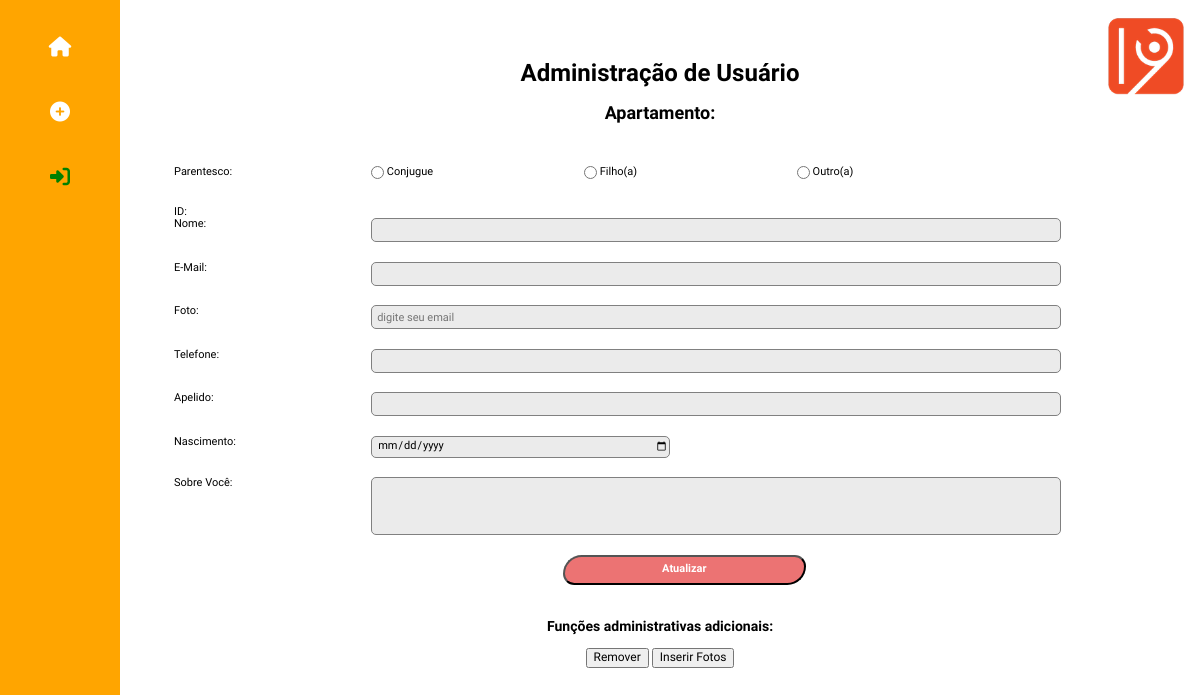
/detalha_morador?id=14, run on an earlier commit of the app's database.
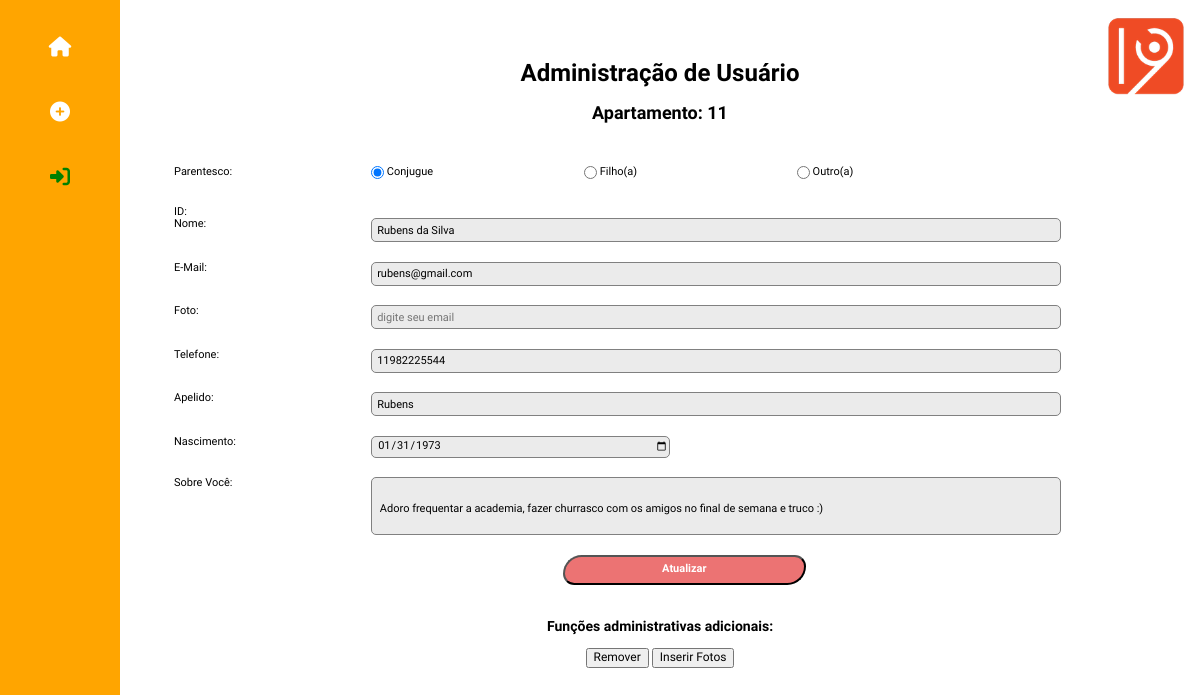
And on a later commit of the database.
### tables this page shows
CREATE TABLE 'condominio_moradores' 
    ('id' INTEGER PRIMARY KEY AUTOINCREMENT, 
     'andar' INTEGER NOT NULL, 
     'apto' INTEGER NOT NULL, 
     'nome'  VARCHAR NOT NULL , 
     'apelido' VARCHAR NOT NULL, 
     'email' VARCHAR, 
     'telefone' VARCHAR, 
     'senha'  VARCHAR NOT NULL, 
     'nascimento' DATETIME, 
     'sobre_voce' VARCHAR,
     'sobre_familia' VARCHAR,    
     'tipo' VARCHAR NOT NULL,
     'status' VARCHAR default 'block',
     'foto' VARCHAR,
     'filhos' integer,
     'admin' VARCHAR default 'n'
    );

### app.py (the view, shortened to what this page needs)
@app.route('/detalha_morador', methods=['POST', 'GET'])
def detalha_morador():
    db = get_db()
    if request.method == 'GET':
        v_id = request.args.get('id')
        cur = db.execute('select id, apto, andar, tipo, nome, apelido, email, telefone, nascimento, sobre_voce from condominio_moradores where id =?', [v_id])
        r_morador = cur.fetchone()
        return render_template('condominio_user_04_modifymorador.html', r_morador=r_morador)

### app.py (called while the page is built)
def connect_db():
    sql = sqlite3.connect('/Users/fabio/flask/condominio.db')
    sql.row_factory = sqlite3.Row
    return sql

def get_db():
    if not hasattr(g, 'sqlite3'):
        g.sqlite_db = connect_db()
    return  g.sqlite_db

### templates/condominio_user_04_modifymorador.html (shortened to what this page needs)
<!doctype html>
{% from "condominio_menu.html" import condominio_menu %}
<html lang="pt-br">
<head>
    <link rel="stylesheet" href="../static/css/normalize.css">
    <link rel="stylesheet" href="https://use.fontawesome.com/releases/v5.0.13/css/all.css">
    <link rel="stylesheet" href="../static/css/estilo_gincana.css">
</head>
<body>
    <header class="topo-pagina">
        {% block condominio_menu %}
            {{ condominio_menu(user,admin) }}
        {% endblock %}
        <p class="logo"><img src="../static/images/one9.webp" /></p>
    </header>
    <main class="bloco-principal">
        {%  set casa = r_morador['andar'] ~ r_morador['apto'] %}
        <h1>Administração de Usuário</h1>
        <h2>Apartamento: {{ casa }} </h2>
        <div>
            <form action="/detalha_morador" method="POST" class="form-cadastro">
                    <div class="form-radio-parentesco">
                        <label> Parentesco: </label>
                        <input type="radio" id="form-cadastro-tipo" name="form-cadastro-tipo" class="form-cadastro-tipo" value="Conjugue" {% if r_morador['tipo'] == 'Conjugue' %} checked="checked" {% endif %} />
                        <label>Conjugue </label>
                        <input type="radio" id="form-cadastro-tipo" name="form-cadastro-tipo" class="form-cadastro-parentesco" value="Filho" {% if r_morador['tipo'] == 'Filho' %} checked="checked" {% endif %} />
                        <label>Filho(a) </label>
                        <input type="radio" id="form-cadastro-tipo" name="form-cadastro-tipo" class="form-cadastro-parentesco" value="Outro" {% if r_morador['tipo'] == 'Outro' %}checked="checked" {% endif %} />
                        <label>Outro(a) </label> <br>
                    </div>
                    <label> ID: </label>
                    <input type="hidden" id="form-cadastro-id" name="form-cadastro-id" class="form-cadastro-nome" value = "{{ r_morador['id'] }}" /> <br>
                    <label> Nome: </label>
                    <input type="text" id="form-cadastro-nome" name="form-cadastro-nome" class="form-cadastro-nome" value = "{{ r_morador['nome'] }}" /> <br>
                    <label> E-Mail: </label>
                    <input type="email" id="form-cadastro-email" name="form-cadastro-email" class="form-cadastro-email" value = "{{ r_morador['email'] }}"/> <br>
                    <label> Foto: </label>
                    <input type="email" id="form-cadastro-email" name="form-cadastro-email" class="form-cadastro-email" placeholder="digite seu email"/> <br>
                    <label> Telefone: </label>
                    <input type="text" id="form-cadastro-telefone" name="form-cadastro-telefone" class="form-cadastro-nome" value = "{{ r_morador['telefone'] }}" /> <br>
                    <label> Apelido: </label>
                    <input type="text" id="form-cadastro-apelido" name="form-cadastro-apelido" class="form-cadastro-apelido" value = "{{ r_morador['apelido'] }}"/> <br>
                    <label> Nascimento: </label>
                    <input type="date" id="form-cadastro-nascimento" name="form-cadastro-nascimento" class="form-cadastro-nascimento" value = "{{ r_morador['nascimento'] }}"/> <br>
                    <label> Sobre Você: </label>
                    <input type="text" id="form-cadastro-voce" name="form-cadastro-voce" class="form-cadastro-voce" value = "{{ r_morador['sobre_voce'] }}"> <br>
                    <button type="submit" class="form-cadastro-butao"> Atualizar </button>
            </form>
                    <h3> Funções administrativas adicionais: </h3>
                    <button type="submit" class="form-remover-butao"> Remover </button>
                    <button type="submit" class="form-modify-butao"> Inserir Fotos </button>
        </div>
    </main>
</body>
</html>

What changed in the data, as far as the page shows it:
added condominio_moradores: tipo "☑", form-cadastro-nome "Rubens da Silva", form-cadastro-email "rubens@gmail.com", form-cadastro-telefone "11982225544", form-cadastro-apelido "Rubens", form-cadastro-nascimento "01/31/1973", form-cadastro-voce "Adoro frequentar a academia, fazer churrasco com os amigos no final de semana e truco :)"
Also different on the page:
{{ casa }}: (not shown) → "11"
form field form-cadastro-tipo: "☐" → (not shown)
